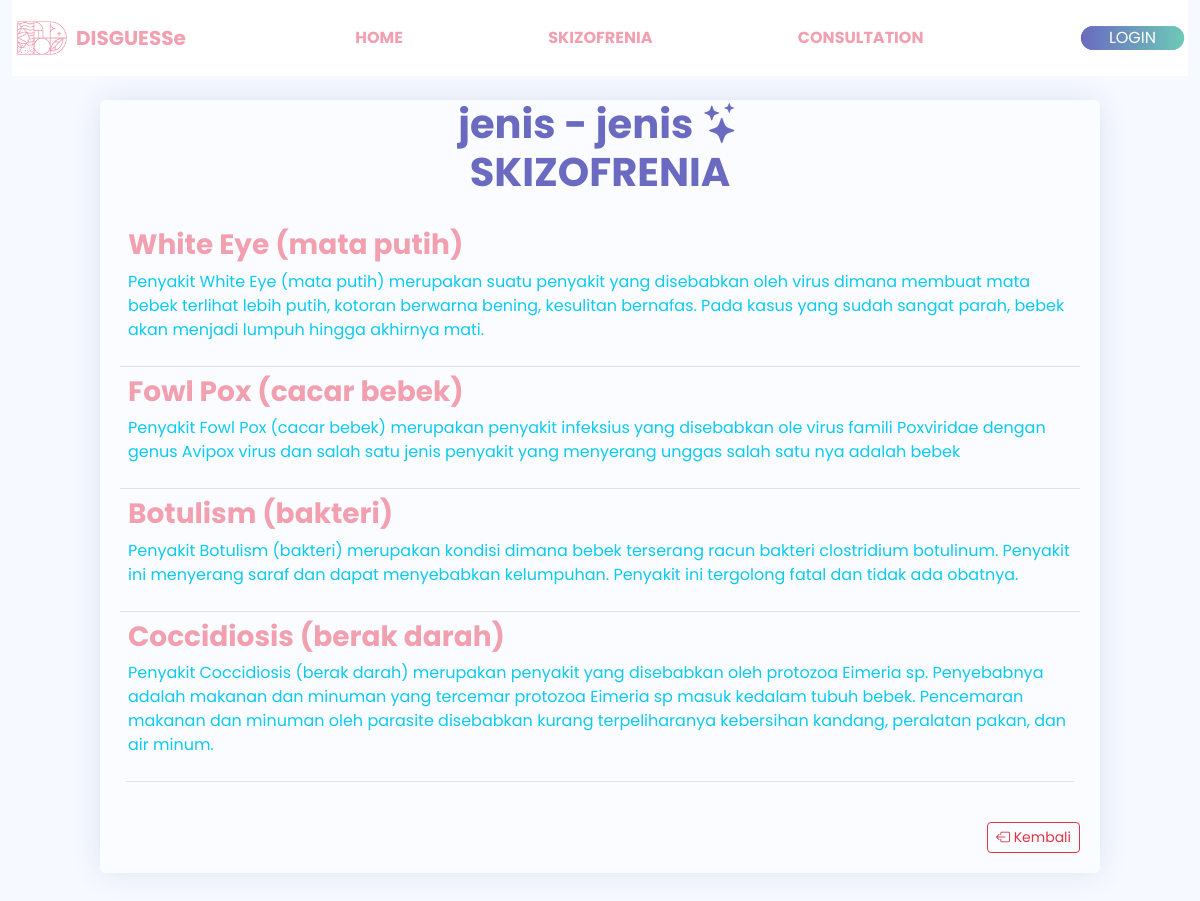
The page /daftarpenyakit.php on the database as committed earlier.
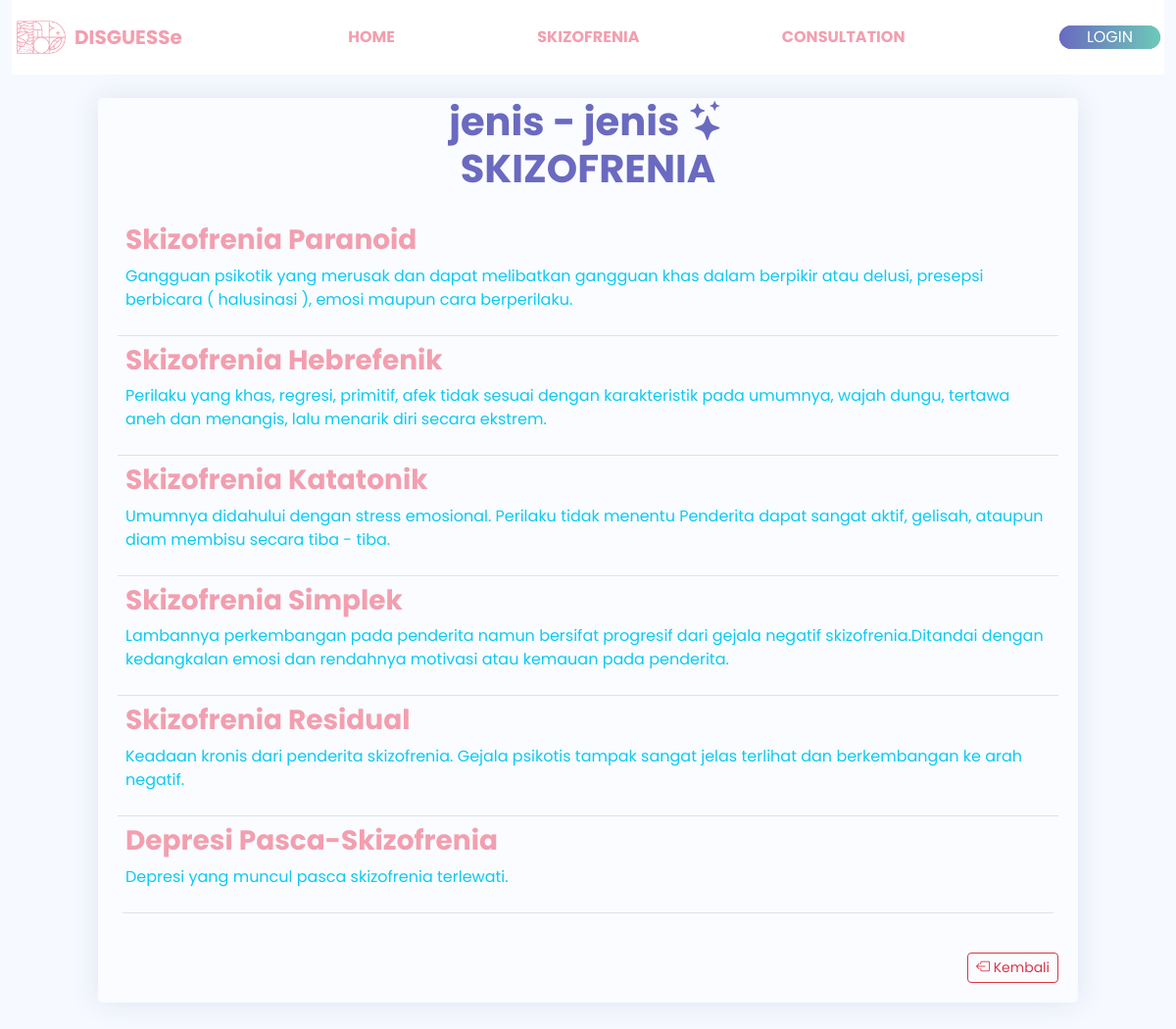
The same page on the database as committed later.
### tables this page shows
CREATE TABLE `tb_penyakit` (
  `id` int(11) NOT NULL,
  `kdpenyakit` varchar(3) DEFAULT NULL,
  `nama_penyakit` varchar(100) DEFAULT NULL,
  `definisi` text
);

### daftarpenyakit.php (the view, shortened to what this page needs)
<!DOCTYPE html>
<html lang="en">
<head>
  <link href="./assets/vendor/bootstrap/css/bootstrap.min.css" rel="stylesheet">
  <link rel="stylesheet" href="https://cdn.jsdelivr.net/npm/bootstrap-icons@1.10.2/font/bootstrap-icons.css">
  <link href="./assets/vendor/boxicons/css/boxicons.min.css" rel="stylesheet">
  <link href="./assets/vendor/quill/quill.snow.css" rel="stylesheet">
  <link href="./assets/vendor/quill/quill.bubble.css" rel="stylesheet">
  <link href="./assets/vendor/remixicon/remixicon.css" rel="stylesheet">
  <link href="./assets/vendor/simple-datatables/style.css" rel="stylesheet">
  <link href="./assets/css/style.css" rel="stylesheet">
</head>
<body style="background-image: url(./assets/img/bg_jenis_1.png); background-size: cover; background-repeat: no-repeat ;">
  <section>
    <div class="container-fluid">
      <nav class="navbar navbar-expand-lg" style="background-color: white;">
        <img src="./assets/img/logo.png" class="float-end me-1" height="60px">
        <a class="navbar-brand fw-bold" style="color: #f29faf;"> DISGUESSe</a>
        <div class="container p-2" style="justify-content: space-evenly;">
          <a class="nav-link" aria-current="page" href="./index.php" style="color: #f29faf;"><b>HOME</b></a>
          <a class="nav-link" aria-current="page" href="./daftarpenyakit.php" style="color: #f29faf;"><b>SKIZOFRENIA</b></a>
          <a class="nav-link" aria-current="page" href="./konsultasi.php" style="color: #f29faf;"><b>CONSULTATION</b></a>
        </div>
        <div class="d-grid gap-2 d-md-flex justify-content-md-end">
          <a href="./admin/login.php" type="submit" class="konsul">LOGIN</a>
        </div>
    </div>
    <div class="card mt-4 col-md-10 mx-auto" style="background-color: rgba(255, 255, 255, 0.5);">
      <div class="card-body">
        <div class="container" style="text-align: center;">
          <h1 class="fw-bold datang" style="color: #6a6ac0;">jenis - jenis <i class="bi bi-stars"></i><br>SKIZOFRENIA</h1>
        </div>
        <div class="table-responsive mt-4">
          <table class="table" style="border-collapse: collapse;">
            <?php
            include "./admin/koneksi.php";
            $sql = "SELECT * FROM tb_penyakit ORDER BY kdpenyakit";
            $qry = mysqli_query($koneksi, $sql) or die("SQL Error" . mysqli_error($koneksi));
            while ($data = mysqli_fetch_array($qry)) {
            ?>
              <tbody>
                <tr>
                  <td>
                    <div align="justify">
                      <div align="left"><h3><b style="color: #f29faf;"><?php echo "$data[nama_penyakit]"; ?></b></h3></div>
                      <div align="left"><p class="text-info" style="color: #6dcab8;"><?php echo "$data[definisi]"; ?></p></div>
                    </div>
                  </td>
                </tr>
              </tbody>
            <?php
            }
            ?>
          </table>
        </div>
        <div class="mt-4" style="text-align: right;">
          <a href="./index.php" type="button" class="btn btn-outline-danger btn-sm ms-3"><i class="bi bi-box-arrow-left"></i> Kembali</a>
        </div>
      </div>
    </div>
  </section>
</body>
</html>

### assets/css/style.css (style rules this page uses)
:root { scroll-behavior: smooth; }
body { font-family: "Poppins", sans-serif; background: #f6f9ff; color: #444444; }
a { color: #4154f1; text-decoration: none; }
h1, h2, h3, h4, h5, h6 { font-family: "Poppins", sans-serif; }
.card { margin-bottom: 30px; border: none; border-radius: 5px; box-shadow: 0px 0 30px rgba(1, 41, 112, 0.1); }
.card-body { padding: 0 20px 20px 20px; }

### daftarpenyakit.php (style rules this page uses)
.table { border-radius: 40px; overflow: hidden; font-family: "Poppins", sans-serif; border-radius: 8px; overflow: hidden; }
.konsul { background-image: url(./assets/img/btn.png); background-size: cover; background-repeat: no-repeat; background-position: center; border: none; color: white; padding: 8px 32px; border-radius: 50px; }

Rows that differ between the two databases and show on the page:
removed tb_penyakit: nama_penyakit "White Eye (mata putih)", definisi "Penyakit White Eye (mata putih) merupakan suatu penyakit yang disebabkan oleh virus dimana membuat mata bebek terlihat lebih putih, kotoran berwarna bening, kesulitan bernafas. Pada kasus yang sudah sangat parah, bebek akan menjadi lumpuh hingga akhirnya mati."
removed tb_penyakit: nama_penyakit "Fowl Pox (cacar bebek)", definisi "Penyakit Fowl Pox (cacar bebek) merupakan penyakit infeksius yang disebabkan ole virus famili Poxviridae dengan genus Avipox virus dan salah satu jenis penyakit yang menyerang unggas salah satu nya adalah bebek"
removed tb_penyakit: nama_penyakit "Botulism (bakteri)", definisi "Penyakit Botulism (bakteri) merupakan kondisi dimana bebek terserang racun bakteri clostridium botulinum. Penyakit ini menyerang saraf dan dapat menyebabkan kelumpuhan. Penyakit ini tergolong fatal dan tidak ada obatnya."
removed tb_penyakit: nama_penyakit "Coccidiosis (berak darah)", definisi "Penyakit Coccidiosis (berak darah) merupakan penyakit yang disebabkan oleh protozoa Eimeria sp. Penyebabnya adalah makanan dan minuman yang tercemar protozoa Eimeria sp masuk kedalam tubuh bebek. Pencemaran makanan dan minuman oleh parasite disebabkan kurang terpeliharanya kebersihan kandang, peralatan pakan, dan air minum."
added tb_penyakit: nama_penyakit "Skizofrenia Paranoid", definisi "Gangguan psikotik yang merusak dan dapat melibatkan gangguan khas dalam berpikir atau delusi, presepsi berbicara ( halusinasi ), emosi maupun cara berperilaku."
added tb_penyakit: nama_penyakit "Skizofrenia Hebrefenik", definisi "Perilaku yang khas, regresi, primitif, afek tidak sesuai dengan karakteristik pada umumnya, wajah dungu, tertawa aneh dan menangis, lalu menarik diri secara ekstrem."
added tb_penyakit: nama_penyakit "Skizofrenia Katatonik", definisi "Umumnya didahului dengan stress emosional. Perilaku tidak menentu Penderita dapat sangat aktif, gelisah, ataupun diam membisu secara tiba - tiba."
added tb_penyakit: nama_penyakit "Skizofrenia Simplek", definisi "Lambannya perkembangan pada penderita namun bersifat progresif dari gejala negatif skizofrenia.Ditandai dengan kedangkalan emosi dan rendahnya motivasi atau kemauan pada penderita."
added tb_penyakit: nama_penyakit "Skizofrenia Residual", definisi "Keadaan kronis dari penderita skizofrenia. Gejala psikotis tampak sangat jelas terlihat dan berkembangan ke arah negatif."
added tb_penyakit: nama_penyakit "Depresi Pasca-Skizofrenia", definisi "Depresi yang muncul pasca skizofrenia terlewati."
